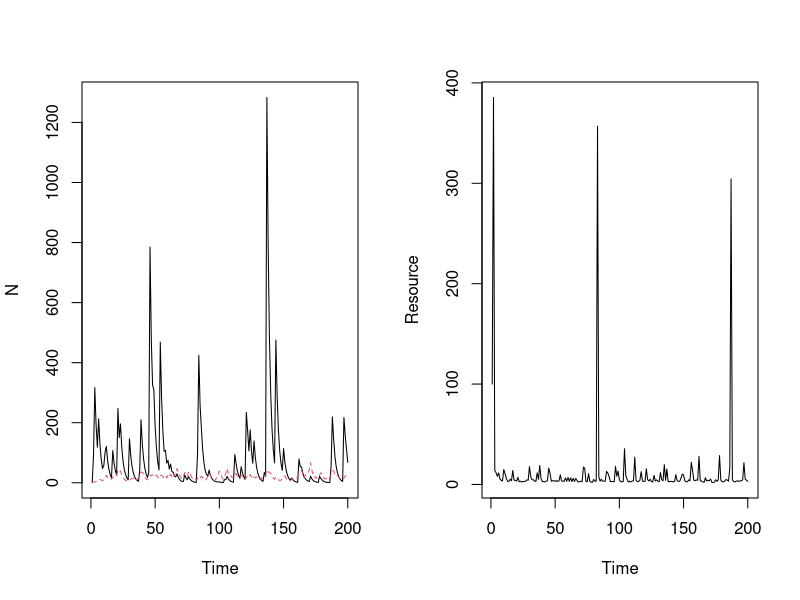

Reproduce this figure in R.
## Semi-discrete relative nonlinearity model of two species   ## 
## coexisting on one essential resource                       ##

####
#### 3/19/2014
#### atredenn@gmail.com
####

# species "split" themselves between a dormant, low-mortaility stage (D) and 
#   a higher mortality, high growth stage (N)
# The single resource is R
# There are two sources of variability: an environmental cue that drives the
#   storage effect, and resource variability

# clear the workspace
rm(list=ls())

####
#### Load relevant libraries
####
library(deSolve)
library(mvtnorm)
library(ggplot2)
library(reshape2)
library(gridExtra)


####
#### Model function
####
#continuous model
#TODO: Add dormant state decay
updateDNR <- function(t, DNR, parms){
  with(as.list(c(DNR, parms)), {
    dN1dt = N1*(r[1]*exp(-k1[1]*exp(-k2[1]*R)) - mN[1])
    dN2dt = N2*(r[2]*exp(-k1[2]*exp(-k2[2]*R)) - mN[2])
    dRdt = -1* ((dN1dt + mN[1]*N1) + (dN2dt + mN[2]*N2))
    list(c(dN1dt, dN2dt, dRdt)) #output
  })
}

#TODO: make discrete model for D -> N transitions
#TODO: try to implement event function and event data at the same time
# initial conditions
maxTime <- 200 
burn.in <- maxTime/10
DNR <- c(N=c(1,1),R=100)
Rmu <- 2 # mean resource pulse (on log scale)
Rsd <-2 # st dev of resource pulses (on log scale)
####
#### Simulate model
####
simTime <- seq(1,maxTime,by=1)
parms <- list(
  r = c(5,1),  # max growth rate for genotype A and a
  k1 = c(20,10),  # right offset for growth rates 
  k2 = c(0.08,0.4),  # rates at which max is approached
  mN = c(0.5,0.5)   # loss (mortality) rates 
)

Rvector <- rlnorm(maxTime,Rmu,Rsd)
eventdat <- data.frame(var=rep("R",maxTime),time = 1:maxTime,value=Rvector,method=rep("add",maxTime))
#run the model
output = as.data.frame(ode(y = DNR, times = simTime, func = updateDNR,
                           parms = parms, events = list(data = eventdat)))
head(output)
par(mfrow=c(1,2))
matplot(output[,1],output[,2:3],xlab="Time",ylab="N",type="l")
plot(output[,1],output[,4],xlab="Time",ylab="Resource",type="l")
